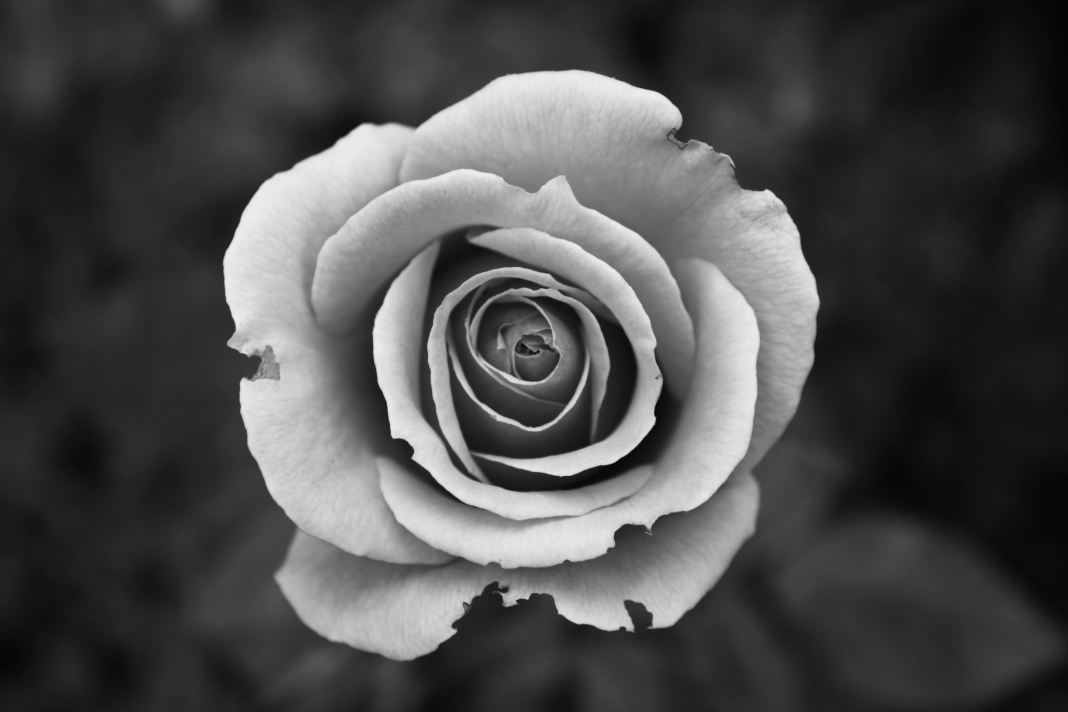
#> input picture FrequencyDomainFiltering/picE.jpeg, 4272 x 2848 px (shown at 1/4 size)
$ python pythonE.py
#> lines starting #> are read from the running program, lines starting #| are printed output that depends on the picture
import cv2
import numpy as np
import matplotlib.pyplot as plt
import tkinter as tk
from tkinter import filedialog
from scipy.signal import wiener

# 1. Open local file picker
root = tk.Tk()
root.withdraw()
print("Select an image to test the Wiener Filter...")
image_path = filedialog.askopenfilename(title="Select Image",
                                        filetypes=[("Image files", "*.png *.jpg *.jpeg")])
#> the answer given: picE.jpeg

if not image_path:
    print("No file selected! Exiting...")
else:
    # Load image in grayscale
    img = cv2.imread(image_path, 0)
#> img: shape (2848, 4272); min 3, max 255, mean 76.5
    if img is None:
        print("Error: Could not load image.")
    else:
        img = cv2.resize(img, (400, 400))
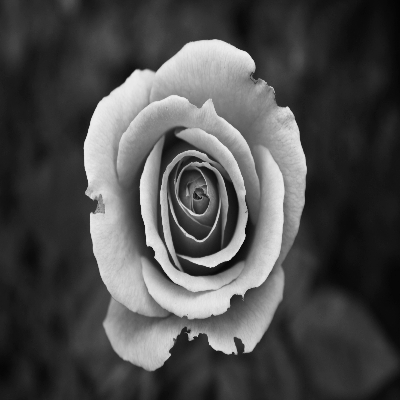
#> img: shape (400, 400); min 3, max 240, mean 76.4

        # --- STEP 1: CREATE DEGRADATION ---
        # 1. Add Motion-like Blur
        kernel_size = 5
        kernel = np.ones((kernel_size, kernel_size), np.float32) / (kernel_size**2)
        blurred = cv2.filter2D(img, -1, kernel)
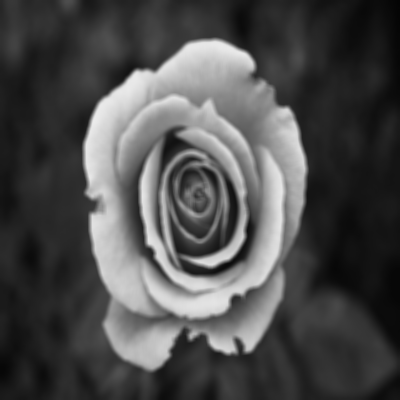
#> blurred: shape (400, 400); min 4, max 235, mean 76.4

        # 2. Add Gaussian Noise
        noise = np.random.normal(0, 20, img.shape).astype('int16')
        degraded = np.clip(blurred.astype('int16') + noise, 0, 255).astype('uint8')
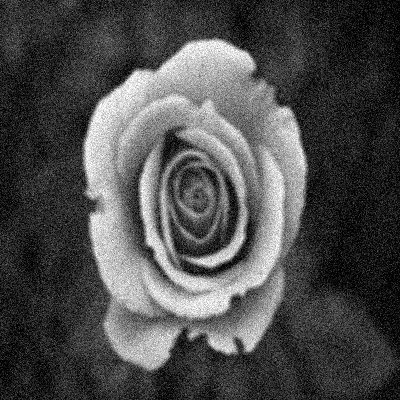
#> degraded: shape (400, 400); min 0, max 255, mean 76.9

        # --- STEP 2: WIENER FILTER RESTORATION ---
        # The 'mysize' parameter is the window size for local variance estimation
        # We test two different window sizes to see the effect
        restored_w3 = wiener(degraded.astype('float32'), mysize=3)
        restored_w3 = np.clip(restored_w3, 0, 255).astype('uint8')

        restored_w7 = wiener(degraded.astype('float32'), mysize=7)
        restored_w7 = np.clip(restored_w7, 0, 255).astype('uint8')

        # --- DISPLAY RESULTS ---
        titles = ['1. Degraded (Blur + Noise)', '2. Wiener (3x3 Window)',
                  '3. Wiener (7x7 Window)', '4. Original Reference']
        images = [degraded, restored_w3, restored_w7, img]

        plt.figure(figsize=(15, 10))
        for i in range(4):
            plt.subplot(2, 2, i+1)
            plt.imshow(images[i], cmap='gray')
            plt.title(titles[i])
            plt.axis('off')

        plt.tight_layout()
        plt.show()
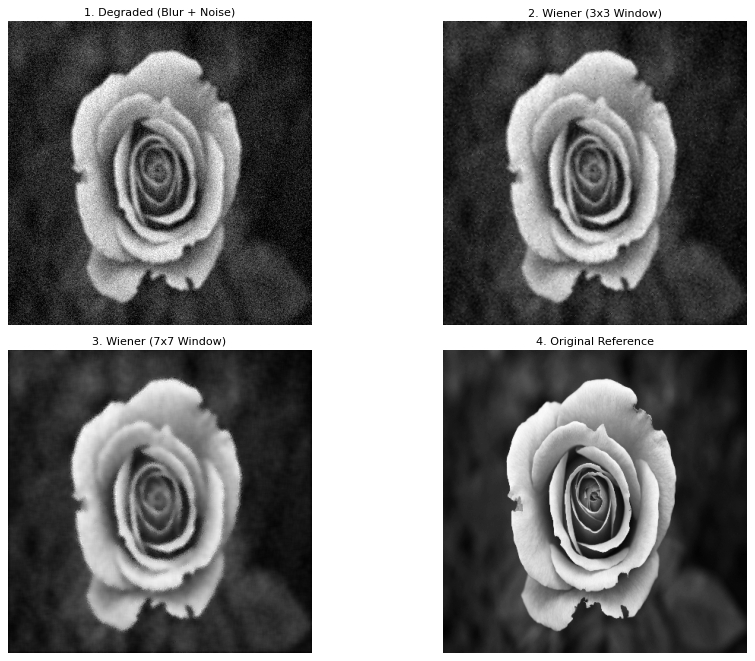
#> figure drawn by matplotlib, 4 panels
